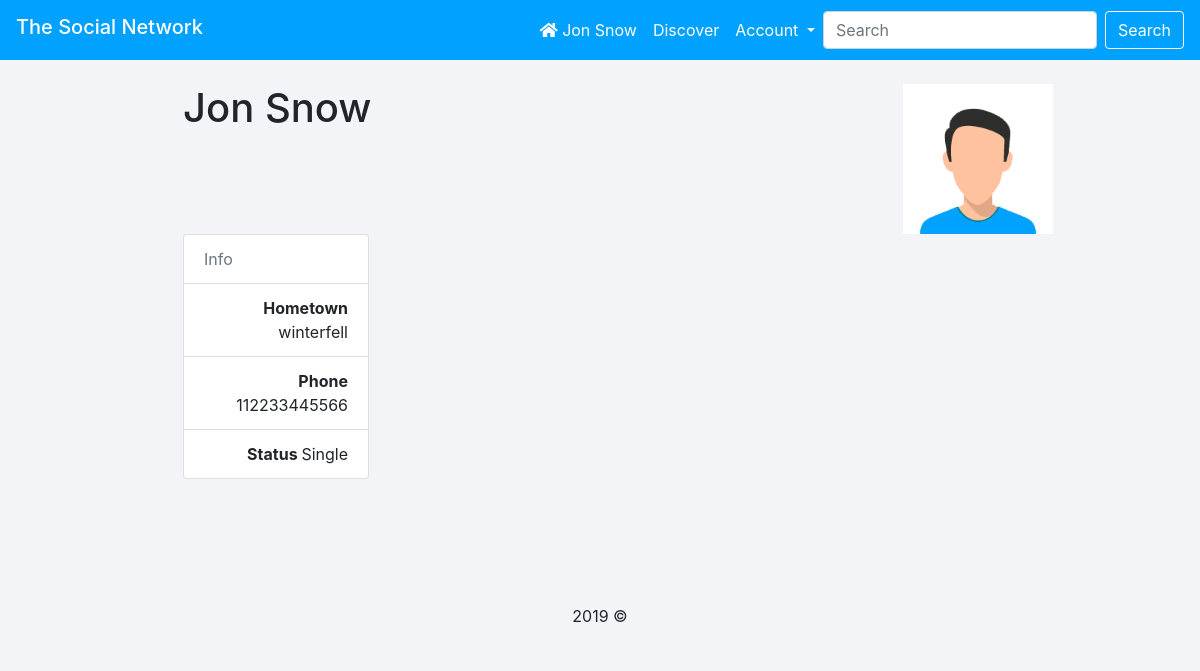
/home.php (signed in), run on the app's committed database.
### tables this page shows
CREATE TABLE `users`  (
  `id` int(11) NOT NULL AUTO_INCREMENT,
  `firstName` varchar(255) NOT NULL,
  `lastName` varchar(255) NOT NULL,
  `nickName` varchar(255) NULL DEFAULT NULL,
  `password` varchar(255) NOT NULL,
  `phone` varchar(255) NULL DEFAULT NULL,
  `email` varchar(255) NOT NULL,
  `gender` varchar(255) NOT NULL,
  `birthdate` date NOT NULL,
  `profilePicture` varchar(255) NULL DEFAULT NULL,
  `homeTown` varchar(255) NULL DEFAULT NULL,
  `maritalStatus` varchar(255) NULL DEFAULT NULL,
  `about` text NULL,
  PRIMARY KEY (`id`) USING BTREE
);

### home.php (the view, shortened to what this page needs)
<?php
$DATABASE_HOST = 'localhost';
$DATABASE_USER = 'root';
$DATABASE_PASS = '';
$DATABASE_NAME = 'socialnetwork';
$con = mysqli_connect($DATABASE_HOST, $DATABASE_USER, $DATABASE_PASS, $DATABASE_NAME);
$id=$_SESSION['id'];
$results = $con->query("SELECT firstName , lastName  FROM users  where id = $id ");
$fName=NULL;
$lName=NULL;
 while ($row = $results->fetch_assoc())
 {
 $fName =$row['firstName'];
 $lName = $row['lastName'];
 }
$fName = strtolower($fName);
$lName = strtolower($lName);
$fName = ucwords($fName);
$lName = ucwords($lName);
$name = $fName." ".$lName;
$profilepicture = NULL;
$phone = NULL;
$homeTown=NULL;
$maritalStatus = NULL;
$result2 = $con->query("SELECT nickName , phone, profilePicture , homeTown , maritalStatus FROM users  where id = $id ");
 while ($row = $result2->fetch_assoc())
 {
$profilepicture = $row['profilePicture'];
$phone =  $row['phone'];;
$homeTown= $row['homeTown'];;
$maritalStatus =  $row['maritalStatus'];;
 }
?>
<!DOCTYPE html>
<html>
<head>
  <link href="css/stylesheet.css" rel="stylesheet" type="text/css">
  <link rel="stylesheet" href="https://use.fontawesome.com/releases/v5.7.1/css/all.css">
<link rel="stylesheet" href="https://stackpath.bootstrapcdn.com/bootstrap/4.3.1/css/bootstrap.min.css">
</head>
<body class="loggedin">
    <nav class="navbar navbar-expand-lg navbar-dark " style="background-color: #00a1ff;">
  <div class="collapse navbar-collapse" id="navbarTogglerDemo01">
   <h3> <a class="navbar-brand" href="/socialnetwork">The Social Network</a> </h3>
    <ul class="navbar-nav  ml-auto">
      <li class="nav-item active">
        <a class="nav-link" href="#"><i class="fas fa-home"></i> <?=$name?><span class="sr-only">(current)</span></a>
      </li>
      <li class="nav-item active">
        <a class="nav-link" href="#">Discover</a>
      </li>
      <li class="nav-item dropdown active">
        <a class="nav-link dropdown-toggle" id="navbarDropdown" href="#" id="navbarDropdown" role="button" data-toggle="dropdown" aria-haspopup="true" aria-expanded="false">
          Account
        </a>
      </li>
 <form class="form-inline my-2 my-lg-0">
      <input class="form-control mr-sm-2" type="search" placeholder="Search" aria-label="Search">
      <button class="btn  my-2 my-sm-0" style="background-color: #00a1ff; border-color: white; color: white;" type="submit">Search</button>
    </form>
    </ul>
  </div>
</nav>
		<div class="content" style="margin-top:2%; margin-bottom: 0;" >
<div class="container bootstrap snippet">
    <div class="row">
        <div class="col-sm-10">
            <h1><?=$name?></h1></div>
        <div class="col-sm-2">
            <a href="/users" class="pull-right"><img title="profile image" class="img-circle img-responsive avatar-pic" src="profilepictures/<?=$profilepicture?>"></a>
        </div>
    </div>
    <div class="row">
        <div class="col-sm-3">
            <ul class="list-group">
                <li class="list-group-item text-muted">Info</li>
                <li class="list-group-item text-right"><span class="pull-left"><strong>Hometown   </strong></span><?=$homeTown?></li>
                <li class="list-group-item text-right"><span class="pull-left"><strong>Phone   </strong></span> <?=$phone?></li>
                <li class="list-group-item text-right"><span class="pull-left"><strong>Status   </strong></span> <?=$maritalStatus?></li>
            </ul>
        </div>
		</div>
	<div class="content" style="margin: 0 auto;">
<span>
<footer style=" display: table;
    text-align: center;
    margin-left: auto;
    margin-right: auto;
    margin-top:20%;">
  <p>2019  ©</p>
</footer>
</span>
</div>
</body>
</html>

### css/stylesheet.css (style rules this page uses)
body.loggedin { background-color: #f3f4f7; }
.content { margin: 0 auto; width: 72%; background-color: #f3f4f7; }
.content > div p { padding: 5px; margin: 0 0 10px 0; }

### home.php (style rules this page uses)
.avatar-pic { width: 150px; height: 150px; }

### data on the page
users: name "Jon Snow", profilePicture (picture), homeTown "winterfell", phone "112233445566", maritalStatus "Single"
